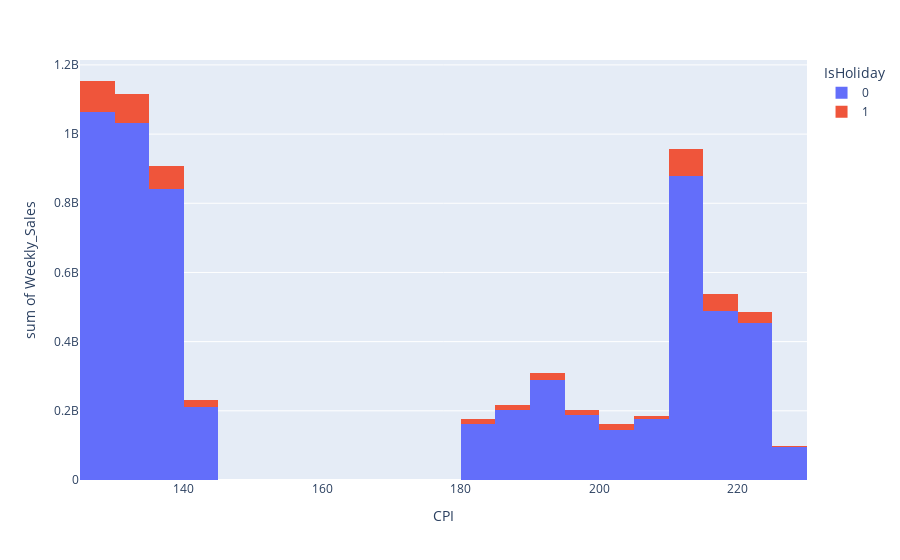

Notebook code cell kept with this figure:
### Code cell
# Plotting the histogram to get the relation between CPI and Weekly_Sales

px.histogram(data, x='CPI', y ='Weekly_Sales', color='IsHoliday')

### Figure 1 — Plotly figure (JSON) as saved in the notebook; plotly's stock layout.template omitted (floating-point values rounded to 4 significant figures; data arrays with more than 128 entries replaced by an {"elided": "..."} marker saying what was removed)
{"data": [{"alignmentgroup": "True", "bingroup": "x", "histfunc": "sum", "hovertemplate": "IsHoliday=0<br>CPI=%{x}<br>sum of Weekly_Sales=%{y}<extra></extra>", "legendgroup": "0", "marker": {"color": "#636efa", "pattern": {"shape": ""}}, "name": "0", "offsetgroup": "0", "orientation": "v", "showlegend": true, "type": "histogram", "x": {"elided": "5985 float values"}, "xaxis": "x", "y": {"elided": "5985 float values"}, "yaxis": "y"}, {"alignmentgroup": "True", "bingroup": "x", "histfunc": "sum", "hovertemplate": "IsHoliday=1<br>CPI=%{x}<br>sum of Weekly_Sales=%{y}<extra></extra>", "legendgroup": "1", "marker": {"color": "#EF553B", "pattern": {"shape": ""}}, "name": "1", "offsetgroup": "1", "orientation": "v", "showlegend": true, "type": "histogram", "x": {"elided": "450 float values"}, "xaxis": "x", "y": {"elided": "450 float values"}, "yaxis": "y"}], "layout": {"barmode": "relative", "legend": {"title": {"text": "IsHoliday"}, "tracegroupgap": 0}, "margin": {"t": 60}, "xaxis": {"anchor": "y", "domain": [0, 1], "title": {"text": "CPI"}}, "yaxis": {"anchor": "x", "domain": [0, 1], "title": {"text": "sum of Weekly_Sales"}}}}
